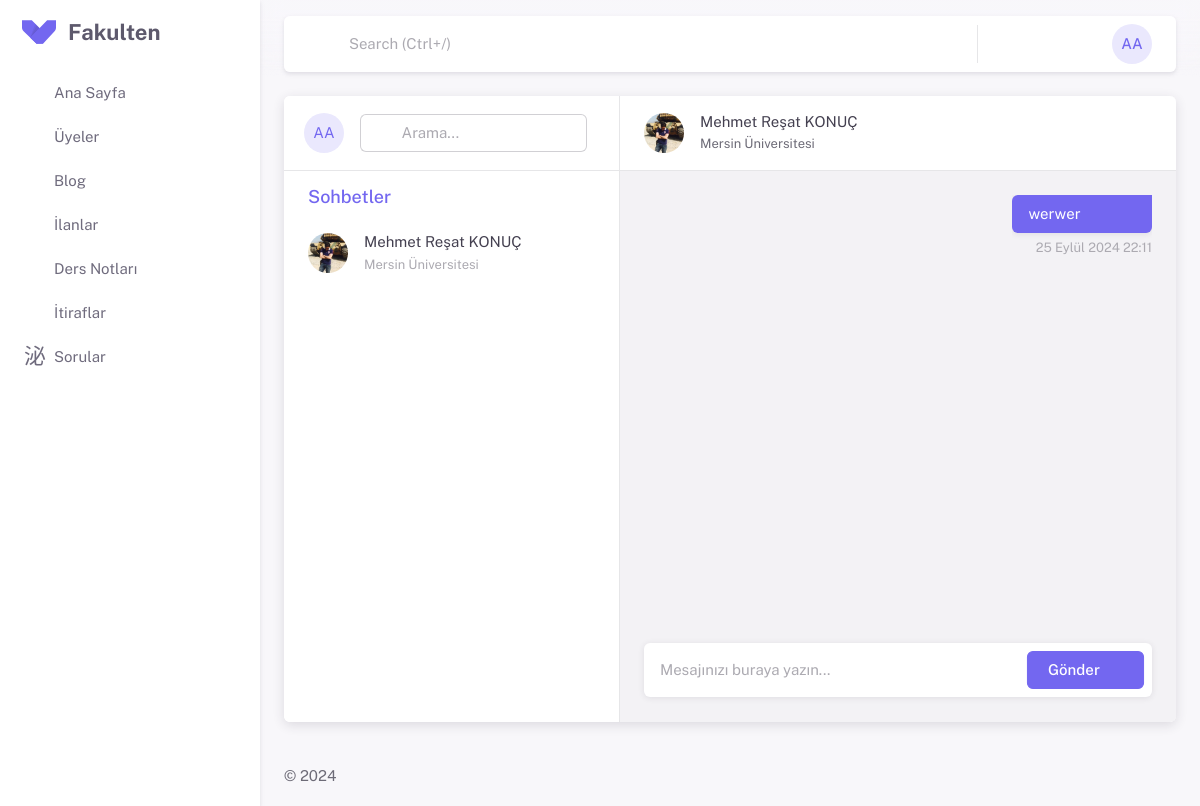
The app's page /chat/1/ (signed in), older data.
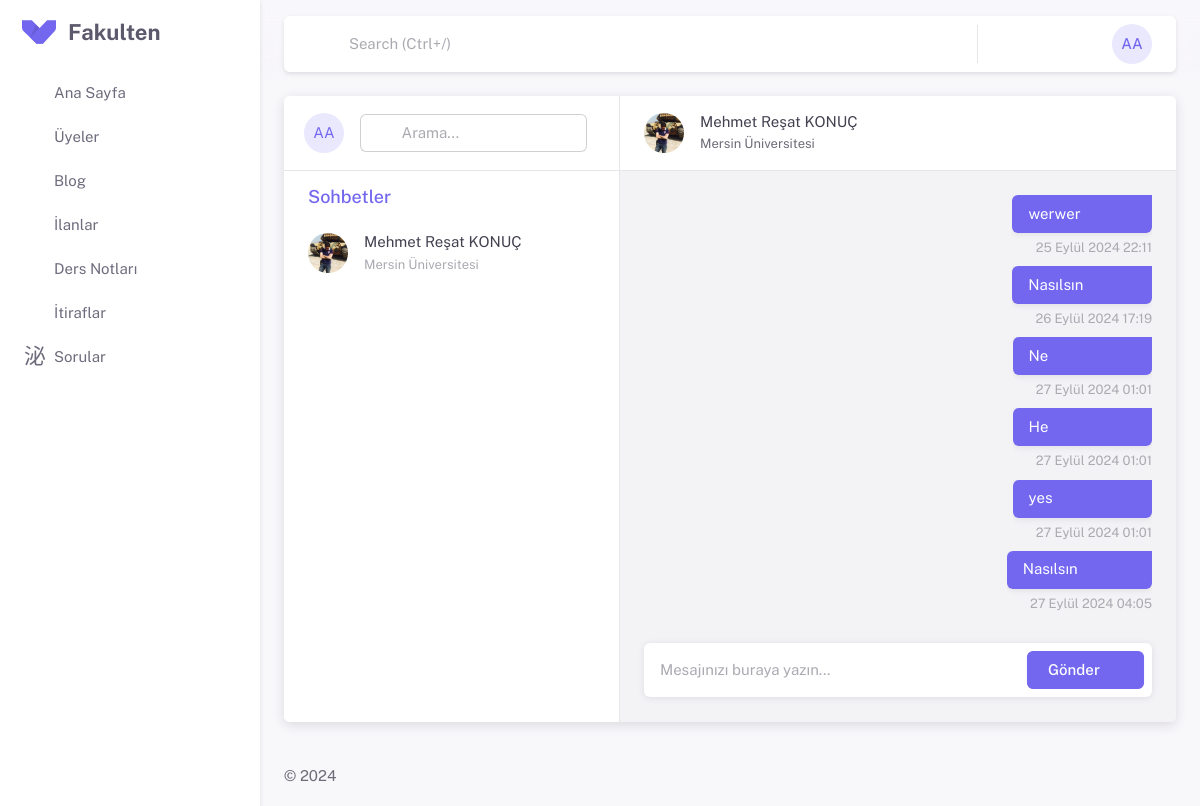
The same page, newer data.
### apps/chat/models.py (models this page shows, shortened)
class Chat(models.Model):
    first_user = models.ForeignKey(settings.AUTH_USER_MODEL, on_delete=models.CASCADE, related_name="user_first")
    second_user = models.ForeignKey(settings.AUTH_USER_MODEL, on_delete=models.CASCADE, related_name="user_second")

class Message(models.Model):
    chat = models.ForeignKey(Chat, on_delete=models.CASCADE)
    sender = models.ForeignKey(settings.AUTH_USER_MODEL, on_delete=models.CASCADE, related_name='sender')
    receiver = models.ForeignKey(settings.AUTH_USER_MODEL, on_delete=models.CASCADE, related_name='receiver')
    content = models.TextField()
    timestamp = models.DateTimeField(auto_now_add=True)
    is_read = models.BooleanField(default=False)

### apps/profiles/models.py (models this page shows)
class ProfilePictureModel(models.Model):
    user = models.OneToOneField(settings.AUTH_USER_MODEL, on_delete=models.CASCADE, related_name='profile_photo')
    profile_photo = models.ImageField(
        upload_to='profile_photos', blank=True, null=True)

class EducationalInformationModel(models.Model):
    user = models.OneToOneField(settings.AUTH_USER_MODEL,
                             on_delete=models.CASCADE, related_name='educational_information')
    country = models.ForeignKey(inputs.CountriesModel,
                             on_delete=models.CASCADE)
    university = models.ForeignKey(inputs.UniversitiesModel,
                             on_delete=models.CASCADE)
    department = models.ForeignKey(inputs.DepartmentsModel,
                             on_delete=models.CASCADE)
    status = models.ForeignKey(inputs.StatusModel,
                             on_delete=models.CASCADE)

### apps/inputs/models.py (models this page shows)
class UniversitiesModel(models.Model):
    countries = models.ForeignKey(CountriesModel, on_delete=models.CASCADE)
    universities = models.CharField(max_length=255)
    def __str__(self):
        return self.universities

### apps/chat/views.py (the view)
# urls.py: path('<int:chat_id>/', views.chat, name="chat"),
def chat(request, chat_id):
    chats = Chat.objects.filter(
        Q(first_user=request.user) | Q(second_user=request.user)
    ).distinct()
    chat_user = get_object_or_404(chats, id=chat_id)
    messages = Message.objects.filter(chat=chat_user)
    messages.filter(receiver=request.user, is_read=False).update(is_read=True)
    chats = chats.annotate(
        last_message_time=Max('message__timestamp')
    ).order_by('-last_message_time')
    chat_list = []
    for chat in chats:
        if Message.objects.filter(chat=chat).exists():
            is_read = not Message.objects.filter(chat=chat, receiver=request.user, is_read=False).exists()
            chat_list.append({'chat': chat, 'is_read': is_read})
    context = {
        'chats': chat_list,
        'chat': chat_user,
        'messages': messages
    }
    return render(request, 'chat/index.html', context)

### apps/chat/templates/chat/index.html (shortened to what the changed rows need)
{% extends 'partials/base.html' %} {% load static %} {% block extra_css %}
<link
  rel="stylesheet"
  href="{% static 'assets/vendor/css/pages/app-chat.css' %}"
/>
{% endblock extra_css %} {% block content %}
<div class="app-chat card overflow-hidden">
  <div class="row g-0">
    <div
      class="col app-chat-contacts app-sidebar flex-grow-0 overflow-hidden border-end show"
      id="app-chat-contacts"
    >
      <div class="sidebar-body">
        <ul class="list-unstyled chat-contact-list py-2 mb-0" id="chat-list">
          {% for chat in chats %} {% if user == chat.chat.first_user %}
          <li
            class="chat-contact-list-item d-flex align-items-center mb-1"
            data-chat-id="{{chat.chat.id}}"
            data-user-id="{{chat.chat.second_user.id}}"
            id="user-{{chat.chat.second_user.id}}"
          >
            <div class="flex-shrink-0 avatar">
              {% if chat.chat.second_user.profile_photo.profile_photo %}
                <img
                  src="{{ chat.chat.second_user.profile_photo.profile_photo.url }}"
                  alt="Avatar"
                  class="rounded-circle"
                />
              {%else%}
              <span class="avatar-initial rounded-circle bg-label-primary">{{chat.chat.second_user.first_name|first}}{{chat.chat.second_user.last_name|first}}</span>
              {%endif%}
            </div>
            <div class="chat-contact-info flex-grow-1 ms-4">
              <div class="d-flex justify-content-between align-items-center">
                <h6 class="chat-contact-name text-truncate fw-normal m-0">
                  {{ chat.chat.second_user.first_name }} {{ chat.chat.second_user.last_name }}
                </h6>
                <div id="message_alert">
                  {% if not chat.is_read %}
                  <span
                    class="badge rounded-pill bg-danger badge-dot border"
                    id="message_badge"
                  ></span>
                  {%endif%}
                </div>
              </div>
              <small class="text-muted">
                {{ chat.chat.second_user.educational_information.university }}
                </small>
            </div>
          </li>
          {% else %}
          <li
            class="chat-contact-list-item d-flex align-items-center mb-1"
            data-chat-id="{{chat.chat.id}}"
            data-user-id="{{chat.chat.first_user.id}}"
            id="user-{{chat.chat.first_user.id}}"
          >
            <div class="flex-shrink-0 avatar">
              {% if chat.chat.first_user.profile_photo.profile_photo %}
              <img
                src="{{ chat.chat.first_user.profile_photo.profile_photo.url }}"
                alt="Avatar"
                class="rounded-circle"
              />
              {%else%}
              <span class="avatar-initial rounded-circle bg-label-primary">{{chat.chat.first_user.first_name|first}}{{chat.chat.first_user.last_name|first}}</span>
              {%endif%}
            </div>
            <div class="chat-contact-info flex-grow-1 ms-4">
              <div class="d-flex justify-content-between align-items-center">
                <h6 class="chat-contact-name text-truncate fw-normal m-0">
                  {{ chat.chat.first_user.first_name }} {{ chat.chat.first_user.last_name }}
                </h6>
              </div>
              <small class="text-muted"
                >{{ chat.chat.first_user.educational_information.university }}</small
              >
            </div>
          </li>
          {% endif %}
          {%empty%}
          <li class="chat-contact-list-item" id="no_chat">
            <h6 class="text-muted mb-0">Sohbet Bulunamadı!</h6>
          </li>
          {% endfor %}
        </ul>
      </div>
    </div>
    <div class="col app-chat-history">{% include 'chat/messages.html' %}</div>
  </div>
</div>
{% endblock content %}

### apps/chat/templates/chat/messages.html (shortened to what this page needs)
{% load static %}
<div class="chat-history-wrapper" style="height: 100%;">
  <div class="chat-history-header border-bottom">
    <div class="d-flex justify-content-between align-items-center">
      <div class="d-flex overflow-hidden align-items-center">
        {% if chat.id %}
        {% if user == chat.first_user %}
          <div class="flex-shrink-0 avatar">
          <a href="{% url 'profile' chat.second_user.username %}">
            {% if chat.second_user.profile_photo.profile_photo %}
            <img src="{{ chat.second_user.profile_photo.profile_photo.url }}" alt="Avatar" class="rounded-circle" />
            {%else%}
            <span class="avatar-initial rounded-circle bg-label-primary">{{ chat.second_user.first_name|first }}{{ chat.second_user.last_name|first }}</span>
            {%endif%}
          </a>
          </div>
          <a href="{% url 'profile' chat.second_user.username %}">
          <div class="current-user chat-contact-info flex-grow-1 ms-4" data-user-id="{{chat.second_user.id}}">
              <h6 class="m-0 fw-normal">{{ chat.second_user.first_name }} {{ chat.second_user.last_name }}</h6>
              <small class="user-status text-body">{{ chat.second_user.educational_information.university }}</small>
          </div>
        </a>
        {% else %}
        <a href="{% url 'profile' chat.first_user.username %}">
          <div class="flex-shrink-0 avatar">
            <img src="{{ chat.first_user.profile_photo.profile_photo.url }}" alt="Avatar" class="rounded-circle" />
          </div>
        </a>
        <a href="{% url 'profile' chat.first_user.username %}">
          <div class="current-user chat-contact-info flex-grow-1 ms-4" data-user-id="{{chat.first_user.id}}">
              <h6 class="m-0 fw-normal">{{ chat.first_user.first_name }} {{ chat.first_user.last_name }}</h6>
              <small class="user-status text-body">{{ chat.first_user.educational_information.university }}</small>
          </div>
        </a>
        {% endif %}
        {% endif %}
      </div>
      {% if chat.id %}
      <div class="d-flex align-items-center">
        <div class="dropdown">
          <button class="btn btn-sm btn-icon btn-text-secondary text-secondary rounded-pill dropdown-toggle hide-arrow" data-bs-toggle="dropdown" aria-expanded="true" id="chat-header-actions">
            <i class="ti ti-dots-vertical ti-md"></i>
          </button>
        </div>
      </div>
      {% endif %}
    </div>
  </div>
  <div id="chat-import" class="position-relative" style="height: 100%;">
    {% if chat.id %}
    <div class="chat-history-body">
      <ul class="list-unstyled chat-history">
        {% for message in messages %}
        <li class="chat-message {% if user == message.sender %}chat-message-right{% endif %}">
          <div class="d-flex overflow-hidden">
            <div class="chat-message-wrapper flex-grow-1">
              <div class="chat-message-text">
                <p class="mb-0">{{ message.content }}</p>
              </div>
              <div class="text-end text-muted mt-1">
                <i class="ti ti-check ti-16px me-1"></i>
                <small>{{ message.timestamp }}</small>
              </div>
            </div>
          </div>
        </li>
        {% endfor %}
      </ul>
    </div>
    <div class="chat-history-footer shadow-xs">
      <form class="form-send-message d-flex justify-content-between align-items-center" data-chat-id="{{ chat.id }}" user-id="{{user.id}}">
        <input class="form-control message-input border-0 me-4 shadow-none" placeholder="Mesajınızı buraya yazın..." />
        <div class="message-actions d-flex align-items-center">
          <label for="attach-doc" class="form-label mb-0">
            <i class="ti ti-paperclip ti-md cursor-pointer btn btn-sm btn-text-secondary btn-icon rounded-pill mx-1 text-heading"></i>
          </label>
          <button type="submit" class="btn btn-primary d-flex send-msg-btn">
            <span class="align-middle d-md-inline-block d-none">Gönder</span>
            <i class="ti ti-send ti-16px ms-md-2 ms-0"></i>
          </button>
        </div>
      </form>
    </div>
    {% endif %}
  </div>
</div>

Row changes from the older to the newer data that the page shows:
added Message: content "Nasılsın", timestamp "26 Eylül 2024 17:19"
added Message: content "Ne", timestamp "27 Eylül 2024 01:01"
added Message: content "He", timestamp "27 Eylül 2024 01:01"
added Message: content "yes", timestamp "27 Eylül 2024 01:01"
added Message: content "Nasılsın", timestamp "27 Eylül 2024 04:05"
